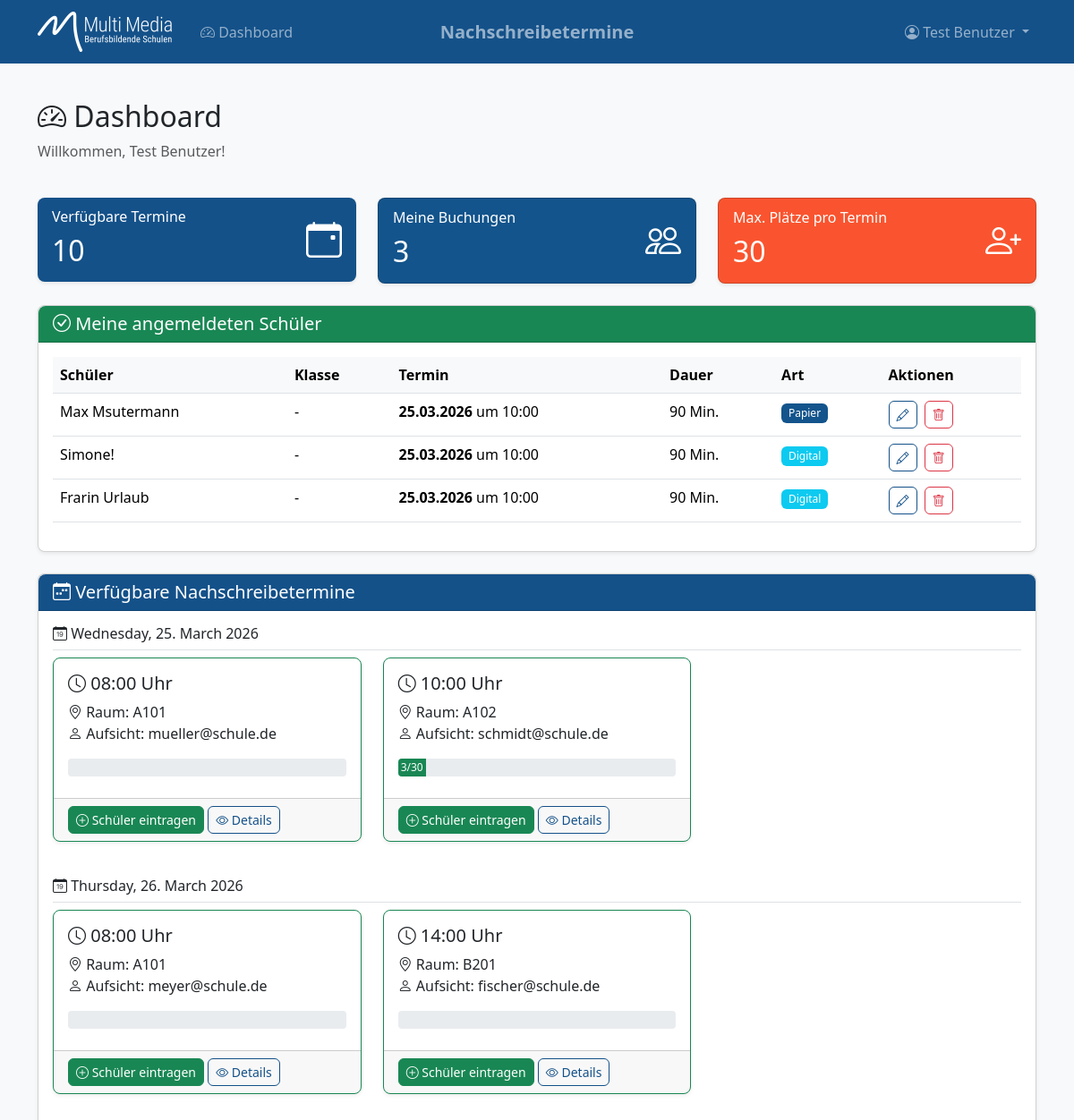
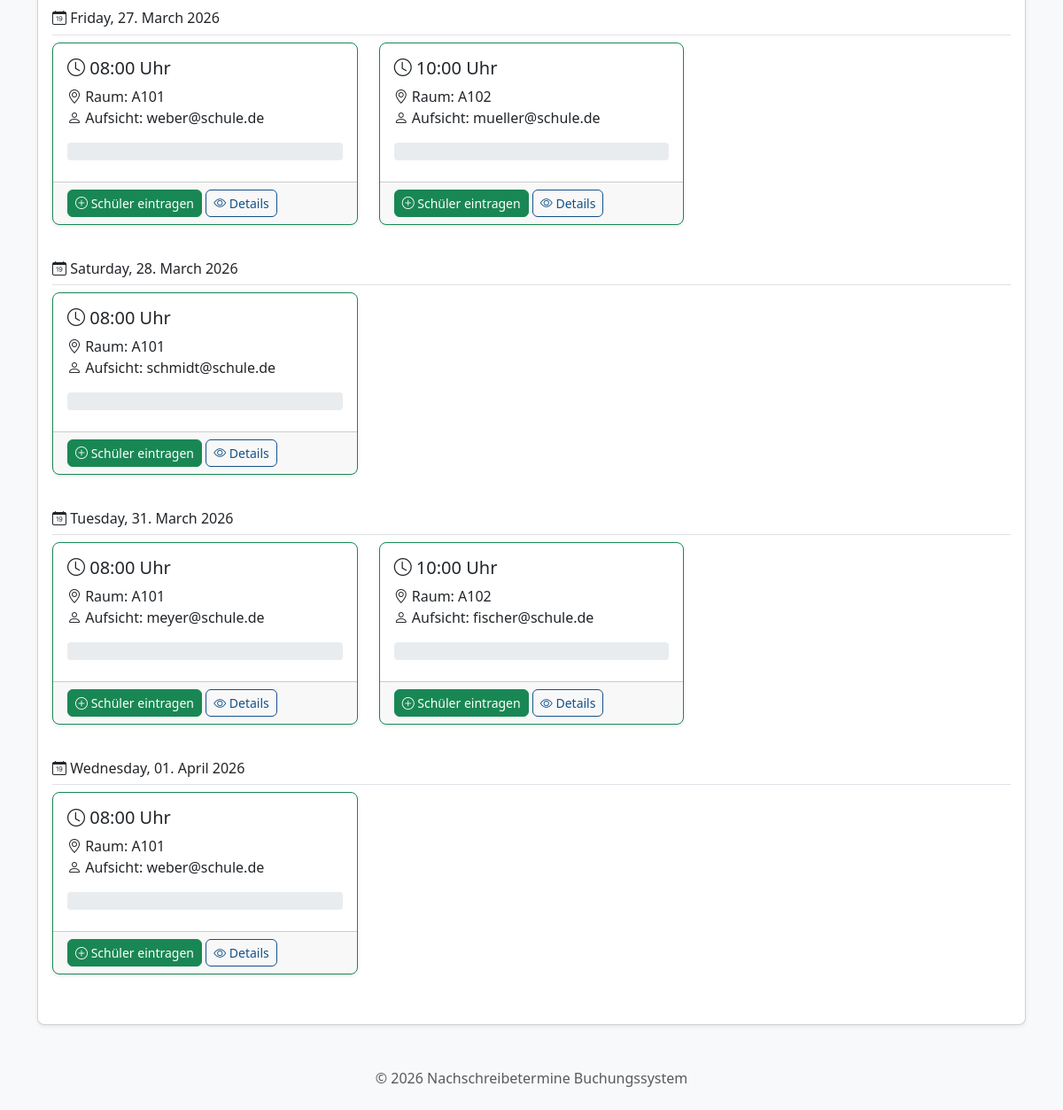
The app's page /dashboard (signed in) with its own data (2 pictures, top to bottom).
### models.py (models this page shows, shortened)
class User(UserMixin, db.Model):
    __tablename__ = 'users'
    id = db.Column(db.Integer, primary_key=True)
    email = db.Column(db.String(120), unique=True, nullable=False)
    name = db.Column(db.String(100), nullable=False)
    azure_id = db.Column(db.String(100), unique=True, nullable=True)
    password_hash = db.Column(db.String(256), nullable=True)  # Für Debug-Benutzer
    is_test_user = db.Column(db.Boolean, default=False)
    is_lehrer = db.Column(db.Boolean, default=True)
    created_at = db.Column(db.DateTime, default=datetime.utcnow)
    buchungen = db.relationship('Buchung', backref='erstellt_von', lazy='dynamic',
                                foreign_keys='Buchung.lehrer_id')

class Buchung(db.Model):
    __tablename__ = 'buchungen'
    id = db.Column(db.Integer, primary_key=True)
    termin_id = db.Column(db.Integer, db.ForeignKey('termine.id'), nullable=False)
    lehrer_id = db.Column(db.Integer, db.ForeignKey('users.id'), nullable=False)
    schueler_name = db.Column(db.String(100), nullable=False)
    klasse = db.Column(db.String(20), nullable=True)
    dauer_minuten = db.Column(db.Integer, nullable=False, default=90)
    ist_digital = db.Column(db.Boolean, default=False)
    moodle_url = db.Column(db.String(500), nullable=True)
    moodle_passwort = db.Column(db.String(100), nullable=True)
    ist_anwesend = db.Column(db.Boolean, default=False)
    anwesenheit_bestaetigt_um = db.Column(db.DateTime, nullable=True)
    created_at = db.Column(db.DateTime, default=datetime.utcnow)
    updated_at = db.Column(db.DateTime, default=datetime.utcnow, onupdate=datetime.utcnow)

class Termin(db.Model):
    __tablename__ = 'termine'
    id = db.Column(db.Integer, primary_key=True)
    datum = db.Column(db.Date, nullable=False)
    uhrzeit = db.Column(db.Time, nullable=False)
    aufsicht_email = db.Column(db.String(120), nullable=False)
    raum = db.Column(db.String(50), nullable=True)
    created_at = db.Column(db.DateTime, default=datetime.utcnow)
    buchungen = db.relationship('Buchung', backref='termin', lazy='dynamic')
    @property
    def datetime(self):
        return datetime.combine(self.datum, self.uhrzeit)
    @property
    def ist_vergangen(self):
        return self.datetime < datetime.now()
    @property
    def anzahl_buchungen(self):
        return self.buchungen.count()

### routes.py (the view)
@main_bp.route('/dashboard')
@login_required
@lehrer_required
def dashboard():
    heute = date.today()
    termine = Termin.query.filter(
        Termin.datum >= heute
    ).order_by(Termin.datum, Termin.uhrzeit).all()
    termine_gruppiert = {}
    for termin in termine:
        datum_key = termin.datum.strftime('%Y-%m-%d')
        if datum_key not in termine_gruppiert:
            termine_gruppiert[datum_key] = {
                'datum': termin.datum,
                'termine': []
            }
        termine_gruppiert[datum_key]['termine'].append(termin)
    meine_buchungen = Buchung.query.filter_by(lehrer_id=current_user.id).join(Termin).filter(
        Termin.datum >= heute
    ).order_by(Termin.datum, Termin.uhrzeit).all()
    max_plaetze = current_app.config['MAX_SCHUELER_PRO_TERMIN']
    total_termine = len(termine)
    return render_template('dashboard.html',
                         termine_gruppiert=termine_gruppiert,
                         meine_buchungen=meine_buchungen,
                         max_plaetze=max_plaetze,
                         heute=heute,
                         total_termine=total_termine)

### auth.py (called while the page is built)
@login_manager.user_loader
def load_user(user_id):
    return User.query.get(int(user_id))

def lehrer_required(f):
    @wraps(f)
    def decorated_function(*args, **kwargs):
        if not current_user.is_authenticated:
            return redirect(url_for('auth.login'))
        if current_user.is_test_user:
            return f(*args, **kwargs)
        if not current_user.is_lehrer:
            return redirect(url_for('main.unauthorized'))
        return f(*args, **kwargs)
    return decorated_function

### templates/dashboard.html (shortened to what this page needs)
{% extends "base.html" %}
{% block content %}
<div class="row mb-4">
    <div class="col">
        <h2>
            <i class="bi bi-speedometer2"></i> Dashboard
        </h2>
        <p class="text-muted">Willkommen, {{ current_user.name }}!</p>
    </div>
</div>
<div class="row mb-4">
    <div class="col-md-4">
        <div class="card bg-primary text-white">
            <div class="card-body">
                <div class="d-flex justify-content-between align-items-center">
                    <div>
                        <h6 class="card-subtitle mb-2">Verfügbare Termine</h6>
                        <h2 class="card-title mb-0">{{ total_termine }}</h2>
                    </div>
                    <i class="bi bi-calendar-event" style="font-size: 2.5rem;"></i>
                </div>
            </div>
        </div>
    </div>
    <div class="col-md-4">
        <div class="card bg-secondary text-white">
            <div class="card-body">
                <div class="d-flex justify-content-between align-items-center">
                    <div>
                        <h6 class="card-subtitle mb-2">Meine Buchungen</h6>
                        <h2 class="card-title mb-0">{{ meine_buchungen|length }}</h2>
                    </div>
                    <i class="bi bi-people" style="font-size: 2.5rem;"></i>
                </div>
            </div>
        </div>
    </div>
    <div class="col-md-4">
        <div class="card bg-accent text-white">
            <div class="card-body">
                <div class="d-flex justify-content-between align-items-center">
                    <div>
                        <h6 class="card-subtitle mb-2">Max. Plätze pro Termin</h6>
                        <h2 class="card-title mb-0">{{ max_plaetze }}</h2>
                    </div>
                    <i class="bi bi-person-plus" style="font-size: 2.5rem;"></i>
                </div>
            </div>
        </div>
    </div>
</div>
{% if meine_buchungen %}
<div class="card mb-4">
    <div class="card-header bg-success text-white">
        <h5 class="mb-0">
            <i class="bi bi-check-circle"></i> Meine angemeldeten Schüler
        </h5>
    </div>
    <div class="card-body">
        <div class="table-responsive">
            <table class="table table-hover">
                <thead>
                    <tr>
                        <th>Schüler</th>
                        <th>Klasse</th>
                        <th>Termin</th>
                        <th>Dauer</th>
                        <th>Art</th>
                        <th>Aktionen</th>
                    </tr>
                </thead>
                <tbody>
                    {% for buchung in meine_buchungen %}
                    <tr>
                        <td>{{ buchung.schueler_name }}</td>
                        <td>{{ buchung.klasse or '-' }}</td>
                        <td>
                            <strong>{{ buchung.termin.datum.strftime('%d.%m.%Y') }}</strong>
                            um {{ buchung.termin.uhrzeit.strftime('%H:%M') }}
                        </td>
                        <td>{{ buchung.dauer_minuten }} Min.</td>
                        <td>
                            {% if buchung.ist_digital %}
                                <span class="badge bg-info">Digital</span>
                            {% else %}
                                <span class="badge bg-secondary">Papier</span>
                            {% endif %}
                        </td>
                        <td>
                            <a href="{{ url_for('termine.buchung_bearbeiten', buchung_id=buchung.id) }}"
                               class="btn btn-sm btn-outline-primary me-1" title="Bearbeiten">
                                <i class="bi bi-pencil"></i>
                            </a>
                            <button type="button" class="btn btn-sm btn-outline-danger btn-delete"
                                    data-bs-toggle="modal"
                                    data-bs-target="#deleteModal"
                                    data-buchung-id="{{ buchung.id }}"
                                    data-schueler-name="{{ buchung.schueler_name }}"
                                    title="Löschen">
                                <i class="bi bi-trash"></i>
                            </button>
                        </td>
                    </tr>
                    {% endfor %}
                </tbody>
            </table>
        </div>
    </div>
</div>
{% endif %}
<div class="card">
    <div class="card-header bg-primary text-white">
        <h5 class="mb-0">
            <i class="bi bi-calendar-week"></i> Verfügbare Nachschreibetermine
        </h5>
    </div>
    <div class="card-body">
        {% if termine_gruppiert %}
            {% for datum_key, data in termine_gruppiert.items() %}
            <div class="mb-4">
                <h6 class="border-bottom pb-2">
                    <i class="bi bi-calendar-date"></i>
                    {{ data.datum.strftime('%A, %d. %B %Y') }}
                </h6>
                <div class="row">
                    {% for termin in data.termine %}
                    <div class="col-md-6 col-lg-4 mb-3">
                        <div class="card h-100 {% if termin.ist_vergangen %}border-secondary{% elif termin.anzahl_buchungen >= max_plaetze %}border-danger{% else %}border-success{% endif %}">
                            <div class="card-body">
                                <h5 class="card-title">
                                    <i class="bi bi-clock"></i> {{ termin.uhrzeit.strftime('%H:%M') }} Uhr
                                </h5>
                                <p class="card-text">
                                    <i class="bi bi-geo-alt"></i> Raum: {{ termin.raum or 'N/A' }}<br>
                                    <i class="bi bi-person"></i> Aufsicht: {{ termin.aufsicht_email }}
                                </p>
                                {% set prozent = (termin.anzahl_buchungen / max_plaetze * 100)|int %}
                                <div class="progress mb-2" style="height: 20px;">
                                    <div class="progress-bar
                                        {% if prozent >= 100 %}bg-danger{% elif prozent >= 70 %}bg-warning{% else %}bg-success{% endif %}"
                                        role="progressbar"
                                        style="width: {{ prozent }}%"
                                        aria-valuenow="{{ termin.anzahl_buchungen }}"
                                        aria-valuemin="0"
                                        aria-valuemax="{{ max_plaetze }}">
                                        {{ termin.anzahl_buchungen }}/{{ max_plaetze }}
                                    </div>
                                </div>
                            </div>
                            <div class="card-footer">
                                {% if termin.ist_vergangen %}
                                    <span class="text-muted">Termin vergangen</span>
                                {% elif termin.anzahl_buchungen >= max_plaetze %}
                                    <span class="text-danger">Ausgebucht</span>
                                {% else %}
                                    <a href="{{ url_for('termine.buchen', termin_id=termin.id) }}"
                                       class="btn btn-success btn-sm">
                                        <i class="bi bi-plus-circle"></i> Schüler eintragen
                                    </a>
                                {% endif %}
                                <a href="{{ url_for('termine.detail', termin_id=termin.id) }}"
                                   class="btn btn-outline-primary btn-sm">
                                    <i class="bi bi-eye"></i> Details
                                </a>
                            </div>
                        </div>
                    </div>
                    {% endfor %}
                </div>
            </div>
            {% endfor %}
        {% else %}
            <div class="text-center py-5 text-muted">
                <i class="bi bi-calendar-x" style="font-size: 3rem;"></i>
                <p class="mt-3">Keine anstehenden Nachschreibetermine verfügbar.</p>
            </div>
        {% endif %}
    </div>
</div>
{% endblock %}

### templates/base.html (shortened to what this page needs)
<!DOCTYPE html>
<html lang="de">
<head>
    <link href="https://cdn.jsdelivr.net/npm/bootstrap@5.3.2/dist/css/bootstrap.min.css" rel="stylesheet">
    <link rel="stylesheet" href="https://cdn.jsdelivr.net/npm/bootstrap-icons@1.11.1/font/bootstrap-icons.css">
    <link rel="stylesheet" href="{{ url_for('static', filename='css/style.css') }}">
</head>
<body>
    <nav class="navbar navbar-expand-lg navbar-dark bg-primary">
        <div class="container">
            <a class="navbar-brand d-flex align-items-center" href="{{ url_for('main.index') }}">
                <img src="{{ url_for('static', filename='img/logo_weiss.png') }}" alt="Logo" height="45" class="me-2">
            </a>
            <span class="navbar-text position-absolute start-50 translate-middle-x fw-bold fs-5">Nachschreibetermine</span>
            <div class="collapse navbar-collapse" id="navbarNav">
                {% if current_user.is_authenticated %}
                <ul class="navbar-nav me-auto">
                    <li class="nav-item">
                        <a class="nav-link" href="{{ url_for('main.dashboard') }}">
                            <i class="bi bi-speedometer2"></i> Dashboard
                        </a>
                    </li>
                </ul>
                <ul class="navbar-nav">
                    <li class="nav-item dropdown">
                        <a class="nav-link dropdown-toggle" href="#" id="navbarDropdown" role="button"
                           data-bs-toggle="dropdown" aria-expanded="false">
                            <i class="bi bi-person-circle"></i> {{ current_user.name }}
                        </a>
                    </li>
                </ul>
                {% endif %}
            </div>
        </div>
    </nav>
    <main class="container py-4">
        {% block content %}{% endblock %}
    </main>
    <footer class="bg-light py-4 mt-auto">
        <div class="container text-center text-muted">
            <p class="mb-0">&copy; {{ now().year if now is defined else '2026' }} Nachschreibetermine Buchungssystem</p>
        </div>
    </footer>
</body>
</html>

### static/css/style.css (style rules this page uses)
:root { --bs-primary: #145189; --bs-primary-rgb: 20, 81, 137; --bs-secondary: #13548C; --bs-secondary-rgb: 19, 84, 140; --bs-accent: #F9542F; --bs-accent-rgb: 249, 84, 47; --bs-link-color: #145189; --bs-link-hover-color: #0e3a61; }
body { min-height: 100vh; display: flex; flex-direction: column; background-color: #f8f9fa; }
main { flex: 1; }
a { color: var(--bs-primary); }
.navbar { background-color: var(--bs-primary) !important; }
.navbar-brand { font-weight: 600; }
.btn-outline-primary { color: var(--bs-primary); border-color: var(--bs-primary); }
.bg-primary { background-color: var(--bs-primary) !important; }
.bg-secondary { background-color: var(--bs-secondary) !important; }
.bg-accent { background-color: var(--bs-accent) !important; }
.card { border-radius: 0.5rem; box-shadow: 0 0.125rem 0.25rem rgba(0, 0, 0, 0.075); }
.card-header { border-radius: 0.5rem 0.5rem 0 0 !important; }
.card.bg-primary, .card.bg-success, .card.bg-info { border: none; }
.card.h-100 { transition: transform 0.2s, box-shadow 0.2s; }
.progress { border-radius: 0.25rem; }
.progress-bar { transition: width 0.3s ease; }
.table th { border-top: none; background-color: #f8f9fa; }
.btn { border-radius: 0.375rem; }
footer { margin-top: auto; }
.badge { font-weight: 500; padding: 0.4em 0.65em; }

### records on screen
User: name "Test Benutzer"
Buchung: schueler_name "Max Msutermann", klasse "-", termin.datum "25.03.2026", termin.uhrzeit "10:00", dauer_minuten "90", ist_digital "Papier"
Buchung: schueler_name "Simone!", klasse "-", termin.datum "25.03.2026", termin.uhrzeit "10:00", dauer_minuten "90", ist_digital "Digital"
Buchung: schueler_name "Frarin Urlaub", klasse "-", termin.datum "25.03.2026", termin.uhrzeit "10:00", dauer_minuten "90", ist_digital "Digital"
Termin: datum "Wednesday, 25. March 2026", uhrzeit "08:00", raum "A101", aufsicht_email "mueller@schule.de"
Termin: uhrzeit "10:00", raum "A102", aufsicht_email "schmidt@schule.de", {{ prozent }} 10 (drawn), anzahl_buchungen "3", max_plaetze "30"
Termin: datum "Thursday, 26. March 2026", uhrzeit "08:00", raum "A101", aufsicht_email "meyer@schule.de"
Termin: uhrzeit "14:00", raum "B201", aufsicht_email "fischer@schule.de"
Termin: datum "Friday, 27. March 2026", uhrzeit "08:00", raum "A101", aufsicht_email "weber@schule.de"
Termin: uhrzeit "10:00", raum "A102", aufsicht_email "mueller@schule.de"
Termin: datum "Saturday, 28. March 2026", uhrzeit "08:00", raum "A101", aufsicht_email "schmidt@schule.de"
Termin: datum "Tuesday, 31. March 2026", uhrzeit "08:00", raum "A101", aufsicht_email "meyer@schule.de"
Termin: uhrzeit "10:00", raum "A102", aufsicht_email "fischer@schule.de"
Termin: datum "Wednesday, 01. April 2026", uhrzeit "08:00", raum "A101", aufsicht_email "weber@schule.de"

### other values on screen
{{ total_termine }} "10"
{{ meine_buchungen|length }} "3"
{{ max_plaetze }} "30"
